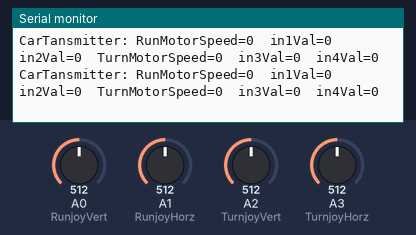
The sketch below on a simulated Arduino Uno, built with avr-gcc and run on an emulated ATmega328P. Shown: the last lines printed to the serial monitor. The inputs (shaded band) are chosen by the test bench; at power-on: A0 (RunjoyVert) = 512, A3 (TurnjoyHorz) = 512, A1 (RunjoyHorz) = 512, A2 (TurnjoyVert) = 512. No radio packets arrive unless stated.

Above: at 1.2 s.
1.3 s: A0 (RunjoyVert) set to 574
At 1.42 s:
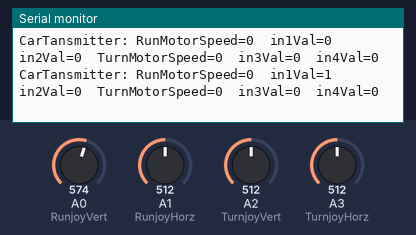
4.3 s: A0 (RunjoyVert) set to 591
At 4.32 s:
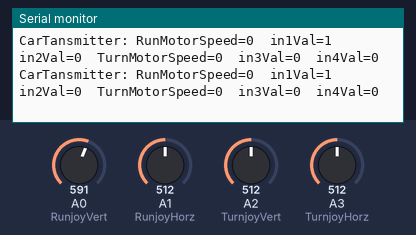
7.3 s: A3 (TurnjoyHorz) set to 599
At 7.35 s:
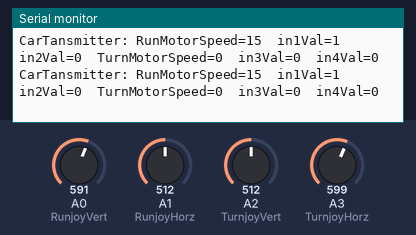
10.3 s: A3 (TurnjoyHorz) set to 623
At 20.23 s:
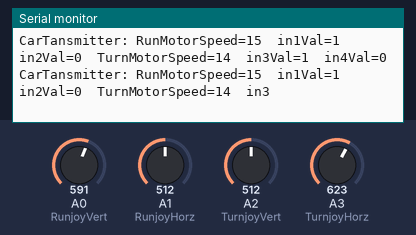
Timing chart, 0 to 20.3 s (numbered marks = the images above; inputs shaded):
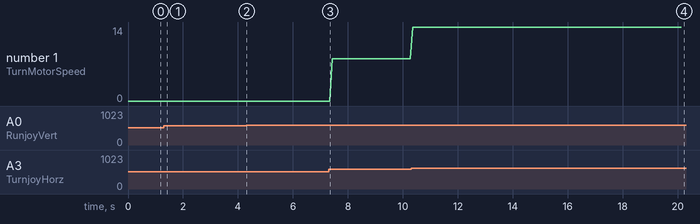

Measured:
- the behaviour switches between 605 and 606 on A3 (TurnjoyHorz) (found by bisection; images 3 and 4)
- after the input at 1.3 s, the serial monitor: prints a new line after 0.11 s (image 1)
- after the input at 10.3 s, the serial monitor: prints a new line after 0.07 s (image 4)
- plotted number 1: 0 → 8 after the input at 7.3 s, 8 → 14 after the input at 10.3 s

The sketch:

CarTransmitter.ino
```cpp
#include <SPI.h>
#include <nRF24L01.h>
#include <RF24.h>
RF24 radio(7, 8); // CE, CSN
const byte addresses [][6] = {"00001", "00002"};  //Setting the two addresses. One for transmitting and one for receiving
int BaseData[6];
int ReceiviedData[6];

// Motor A - Run
bool in1Val = false;
bool in2Val = false;

// Motor B - Turn
bool in3Val = false;
bool in4Val = false;

// Joystick Input - Run
int RunjoyVert = A0; // Vertical
int RunjoyHorz = A1; // Horizontal

// Joystick Input - Turn
int TurnjoyVert = A2; // Vertical
int TurnjoyHorz = A3; // Horizontal

// Motor Speed Values - Start at zero
int RunMotorSpeed = 0;
int TurnMotorSpeed = 0;

// Joystick Values - Start at 512 (middle position)
int RunjoyposVert = 512;
int RunjoyposHorz = 512;
int TurnjoyposVert = 512;
int TurnjoyposHorz = 512;

void setup()
{
  Serial.begin(9600);
  radio.begin();                           //Starting the radio communication
  radio.setChannel(1);
  radio.setPALevel(RF24_PA_MAX);           // If you want to save power use "RF24_PA_MIN" but keep in mind that reduces the module's range
  radio.setDataRate(RF24_2MBPS);
  radio.setAutoAck(1);                     // Ensure autoACK is enabled
  radio.setRetries(2, 15);                 // Optionally, increase the delay between retries & # of retries
  radio.setCRCLength(RF24_CRC_8);          // Use 8-bit CRC for performance
  radio.openWritingPipe(addresses[1]);     //Setting the address at which we will send the data
  radio.openReadingPipe(1, addresses[0]);  //Setting the address at which we will receive the data
}

void loop() {
 	// Read the Joystick X and Y positions
  RunjoyposVert = 0;
  RunjoyposHorz = 0;
  TurnjoyposVert = 0;
  TurnjoyposHorz = 0;
  in1Val = LOW;
  in2Val = LOW;
  in3Val = LOW;
  in4Val = LOW;
  RunMotorSpeed = 0;
  TurnMotorSpeed =0;

 	RunjoyposVert = analogRead(RunjoyVert);
	RunjoyposHorz = analogRead(RunjoyHorz);
 	TurnjoyposVert = analogRead(TurnjoyVert);
	TurnjoyposHorz = analogRead(TurnjoyHorz);

	// Determine if this is a forward or backward motion
	// Do this by reading the Verticle Value
	// Apply results to MotorSpeed and to Direction
	if (RunjoyposVert < 460)
	{
		// This is Backward
		// Set Motor A backward
    in1Val = LOW;
    in2Val = HIGH;
		//Determine Motor Speeds , As we are going backwards we need to reverse readings
 		RunjoyposVert = RunjoyposVert - 460; // This produces a negative number
		RunjoyposVert = RunjoyposVert * -1;  // Make the number positive
		RunMotorSpeed = map(RunjoyposVert, 0, 460, 0, 255);
 	}
	else if (RunjoyposVert > 564)
	{
		// This is Forward
 		// Set Motor A forward
    in1Val = HIGH;
    in2Val = LOW;
		//Determine Motor Speeds
		RunMotorSpeed = map(RunjoyposVert, 564, 1023, 0, 255);
 	}
	else
	{
		// This is Stopped
		RunMotorSpeed = 0;
	}
	// Now do the steering
	// The Horizontal position will "weigh" the motor speed
	// Values for each motor
	if (TurnjoyposHorz < 460)
	{
		// Move Left
		// Set Motor A backward
    in3Val = LOW;
    in4Val = HIGH;
 		// As we are going left we need to reverse readings
 		TurnjoyposHorz = TurnjoyposHorz - 1023; // This produces a negative number
		TurnjoyposHorz = TurnjoyposHorz * -1;  // Make the number positive
		TurnMotorSpeed = map(TurnjoyposHorz, 564, 1023, 0, 110);
		// Don't exceed range of 0-255 for motor speeds
		//if (TurnMotorSpeed > 50) TurnMotorSpeed = 50;
	}
	else if (TurnjoyposHorz > 564)
	{
		// Move Right
		// Set Motor A backward
    in3Val = HIGH;
    in4Val = LOW;
 		// Map the number to a value of 255 maximum
 		TurnjoyposHorz = map(TurnjoyposHorz, 564, 1023, 0, 110);
		TurnMotorSpeed = TurnMotorSpeed - TurnjoyposHorz;
		TurnMotorSpeed = TurnMotorSpeed * -1;  // Make the number positive
		// Don't exceed range of 0-255 for motor speeds
		if (TurnMotorSpeed < 0)TurnMotorSpeed = 0;
	}
	// Adjust to prevent "buzzing" at very low speed
	if (RunMotorSpeed < 8)  RunMotorSpeed = 0;
	if (TurnMotorSpeed < 8) TurnMotorSpeed = 0;
// New code
  Serial.print("CarTansmitter: ");Serial.print("RunMotorSpeed=");Serial.print(RunMotorSpeed);
  Serial.print("  in1Val=");Serial.print(in1Val);
  Serial.print("  in2Val=");Serial.print(in2Val);

  Serial.print("  TurnMotorSpeed=");Serial.print(TurnMotorSpeed);
  Serial.print("  in3Val=");Serial.print(in3Val);
  Serial.print("  in4Val=");Serial.println(in4Val);

  BaseData[0]=RunMotorSpeed; //MotorSpeed1
  BaseData[1]=in1Val; // in1 value
  BaseData[2]=in2Val; // in2 value

  BaseData[3]=TurnMotorSpeed;  //MotorSpeed2
  BaseData[4]=in3Val; // in3 value
  BaseData[5]=in4Val; // in4 value

  radio.stopListening();
  radio.write(BaseData, sizeof(BaseData) );
//New code end
}
```
